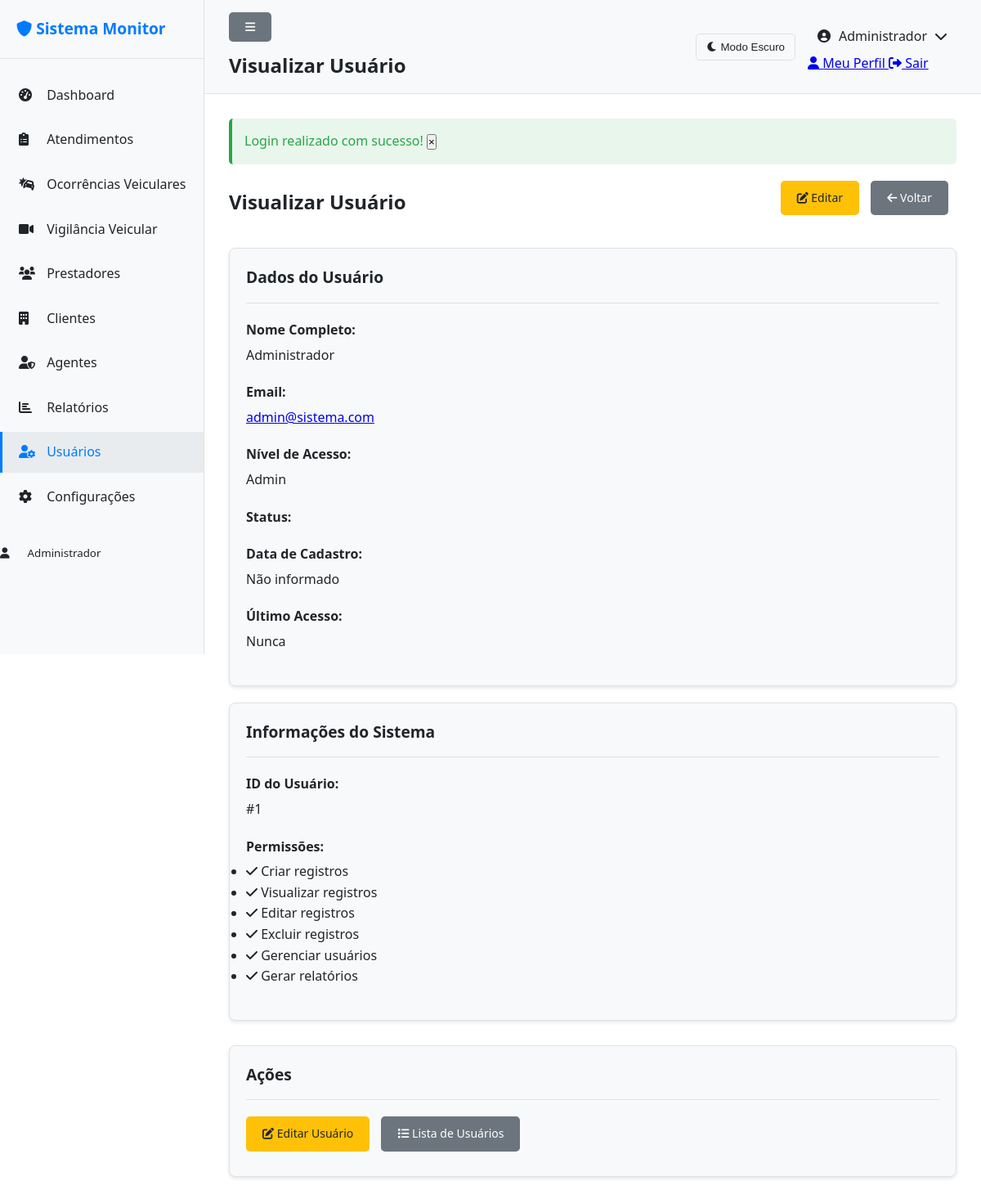
The app's page /index.php?page=usuarios&action=view&id=1 (signed in) with its own data.
### tables this page shows
CREATE TABLE IF NOT EXISTS usuarios (
    id INT AUTO_INCREMENT PRIMARY KEY,
    nome VARCHAR(100) NOT NULL,
    email VARCHAR(100) UNIQUE NOT NULL,
    senha VARCHAR(255) NOT NULL,
    nivel ENUM('admin', 'usuario') DEFAULT 'usuario',
    ativo BOOLEAN DEFAULT TRUE,
    ultimo_login DATETIME NULL,
    created_at TIMESTAMP DEFAULT CURRENT_TIMESTAMP,
    updated_at TIMESTAMP DEFAULT CURRENT_TIMESTAMP ON UPDATE CURRENT_TIMESTAMP
);

### controllers/UsuariosController.php (called while the page is built, shortened)
<?php
class UsuariosController {
    public function view() {
        $id = $_GET['id'] ?? 0;
        $usuario = new Usuario();
        $usuario->id = $id;
        if (!$usuario->readOne()) {
            flash_message('Usuário não encontrado', 'error');
            redirect('index.php?page=usuarios');
        }
        include 'views/usuarios/view.php';
    }
}
?>

### models/Usuario.php (called while the page is built, shortened)
<?php
require_once 'config/database.php';
class Usuario {
    private $conn;
    private $table_name = "usuarios";
    public $id;
    public function __construct() {
        $database = new Database();
        $this->conn = $database->getConnection();
    }
    public function readOne() {
        $query = "SELECT id, nome, email, nivel, ativo, ultimo_login, created_at
                  FROM " . $this->table_name . "
                  WHERE id = :id";
        $stmt = $this->conn->prepare($query);
        $stmt->bindParam(':id', $this->id);
        $stmt->execute();
        $row = $stmt->fetch(PDO::FETCH_ASSOC);
        if ($row) {
            $this->nome = $row['nome'];
            $this->email = $row['email'];
            $this->nivel = $row['nivel'];
            return true;
        }
        return false;
    }
}
?>

### config/database.php (called while the page is built, shortened)
<?php
class Database {
    private $host = 'localhost';
    private $db_name = 'informacoes_ocorrencias_veicular_2';
    private $username = 'root';
    private $password = '1234';
    public function getConnection() {
        $this->conn = null;
        try {
            $this->conn = new PDO("mysql:host=" . $this->host . ";dbname=" . $this->db_name,
                                $this->username, $this->password);
            $this->conn->exec("set names utf8");
            $this->conn->setAttribute(PDO::ATTR_ERRMODE, PDO::ERRMODE_EXCEPTION);
        } catch(PDOException $exception) {
            echo "Erro de conexão: " . $exception->getMessage();
        }
        return $this->conn;
    }
}
?>

### views/usuarios/view.php (the view, shortened to what this page needs)
<div class="d-flex justify-content-between align-items-center mb-3">
    <h2>Visualizar Usuário</h2>
    <div>
        <a href="index.php?page=usuarios&action=edit&id=<?php echo $usuario->id; ?>" class="btn btn-warning">
            <i class="fas fa-edit"></i> Editar
        </a>
        <a href="index.php?page=usuarios" class="btn btn-secondary">
            <i class="fas fa-arrow-left"></i> Voltar
        </a>
    </div>
</div>
<div class="row">
    <div class="col-md-8">
        <div class="card">
            <div class="card-header">
                <h3 class="card-title">Dados do Usuário</h3>
            </div>
            <div class="card-body">
                <div class="row">
                    <div class="col-md-6">
                        <div class="form-group">
                            <label class="form-label"><strong>Nome Completo:</strong></label>
                            <p><?php echo htmlspecialchars($usuario->nome); ?></p>
                        </div>
                    </div>
                    <div class="col-md-6">
                        <div class="form-group">
                            <label class="form-label"><strong>Email:</strong></label>
                            <p><a href="mailto:<?php echo htmlspecialchars($usuario->email); ?>"><?php echo htmlspecialchars($usuario->email); ?></a></p>
                        </div>
                    </div>
                    <div class="col-md-6">
                        <div class="form-group">
                            <label class="form-label"><strong>Nível de Acesso:</strong></label>
                            <p>
                                <span class="badge <?php echo $usuario->nivel == 'admin' ? 'bg-danger' : 'bg-primary'; ?>">
                                    <?php echo ucfirst($usuario->nivel); ?>
                                </span>
                            </p>
                        </div>
                    </div>
                    <div class="col-md-6">
                        <div class="form-group">
                            <label class="form-label"><strong>Status:</strong></label>
                        </div>
                    </div>
                    <div class="col-md-6">
                        <div class="form-group">
                            <label class="form-label"><strong>Data de Cadastro:</strong></label>
                            <p><?php echo isset($usuario->data_cadastro) ? format_date($usuario->data_cadastro) : 'Não informado'; ?></p>
                        </div>
                    </div>
                    <div class="col-md-6">
                        <div class="form-group">
                            <label class="form-label"><strong>Último Acesso:</strong></label>
                            <p><?php echo isset($usuario->ultimo_acesso) && $usuario->ultimo_acesso ? format_date($usuario->ultimo_acesso) : 'Nunca'; ?></p>
                        </div>
                    </div>
                </div>
            </div>
        </div>
    </div>
    <div class="col-md-4">
        <div class="card">
            <div class="card-header">
                <h3 class="card-title">Informações do Sistema</h3>
            </div>
            <div class="card-body">
                <div class="form-group">
                    <label class="form-label"><strong>ID do Usuário:</strong></label>
                    <p>#<?php echo $usuario->id; ?></p>
                </div>
                <div class="form-group">
                    <label class="form-label"><strong>Permissões:</strong></label>
                    <ul class="list-unstyled">
                        <?php if ($usuario->nivel == 'admin'): ?>
                        <li><i class="fas fa-check text-success"></i> Criar registros</li>
                        <li><i class="fas fa-check text-success"></i> Visualizar registros</li>
                        <li><i class="fas fa-check text-success"></i> Editar registros</li>
                        <li><i class="fas fa-check text-success"></i> Excluir registros</li>
                        <li><i class="fas fa-check text-success"></i> Gerenciar usuários</li>
                        <li><i class="fas fa-check text-success"></i> Gerar relatórios</li>
                        <?php endif; ?>
                    </ul>
                </div>
            </div>
        </div>
        <div class="card mt-3">
            <div class="card-header">
                <h3 class="card-title">Ações</h3>
            </div>
            <div class="card-body">
                <div class="d-grid gap-2">
                    <a href="index.php?page=usuarios&action=edit&id=<?php echo $usuario->id; ?>" class="btn btn-warning">
                        <i class="fas fa-edit"></i> Editar Usuário
                    </a>
                    <a href="index.php?page=usuarios" class="btn btn-secondary">
                        <i class="fas fa-list"></i> Lista de Usuários
                    </a>
                </div>
            </div>
        </div>
    </div>
</div>
<?php
include 'views/layout.php';
?>

### assets/css/style.css (style rules this page uses)
:root { --bg-primary: #ffffff; --bg-secondary: #f8f9fa; --bg-tertiary: #e9ecef; --text-primary: #212529; --text-secondary: #6c757d; --accent-primary: #007bff; --accent-secondary: #0056b3; --border-color: #dee2e6; --shadow: rgba(0, 0, 0, 0.1); --success: #28a745; --warning: #ffc107; --danger: #dc3545; --info: #17a2b8; }
* { margin: 0; padding: 0; box-sizing: border-box; }
body { font-family: 'Segoe UI', Tahoma, Geneva, Verdana, sans-serif; background-color: var(--bg-primary); color: var(--text-primary); line-height: 1.6; transition: all 0.3s ease; }
.card { background-color: var(--bg-secondary); border: 1px solid var(--border-color); border-radius: 8px; padding: 20px; margin-bottom: 20px; box-shadow: 0 2px 4px var(--shadow); transition: all 0.3s ease; }
.card-header { border-bottom: 1px solid var(--border-color); padding-bottom: 15px; margin-bottom: 20px; }
.card-title { font-size: 1.2rem; color: var(--text-primary); margin: 0; }
.form-group { margin-bottom: 20px; }
.form-label { display: block; margin-bottom: 5px; color: var(--text-primary); font-weight: 500; }
.btn { display: inline-block; padding: 10px 20px; border: none; border-radius: 5px; text-decoration: none; text-align: center; cursor: pointer; font-size: 14px; font-weight: 500; transition: all 0.3s ease; margin-right: 10px; margin-bottom: 10px; }
.btn-warning { background-color: var(--warning); color: #212529; }
.btn-secondary { background-color: var(--text-secondary); color: white; }
.mb-3 { margin-bottom: 30px; }
.mt-3 { margin-top: 30px; }
.d-flex { display: flex; }
.justify-content-between { justify-content: space-between; }
.align-items-center { align-items: center; }
.gap-2 { gap: 20px; }

### records on screen
usuarios: nome "Administrador", email "admin@sistema.com", nivel "Admin", id "1"

### other values on screen
$page_title "Visualizar Usuário"
$_SESSION['user_name'] "Administrador"
$flash['message'] "Login realizado com sucesso!"
